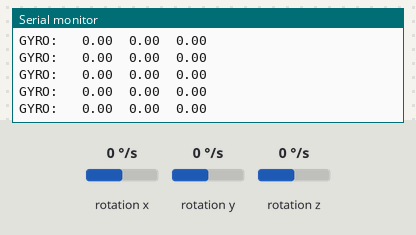
Simulated run of this sketch. Board: Arduino Uno, built with avr-gcc and run on an emulated ATmega328P. On the bench: the last lines printed to the serial monitor. Wiring (inferred from the names in the program): ITG-3200 gyroscope at I2C address 0x68. Inputs (shaded band) come from the test bench; at power-on: rotation x 0 °/s, rotation y 0 °/s, rotation z 0 °/s.

Above: at 1.2 s.
1.3 s: rotation x set to -192 °/s
At 2.3 s:
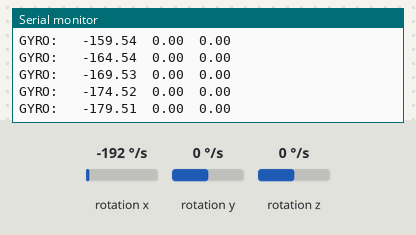
4.3 s: rotation y set to -192 °/s
At 5.4 s:
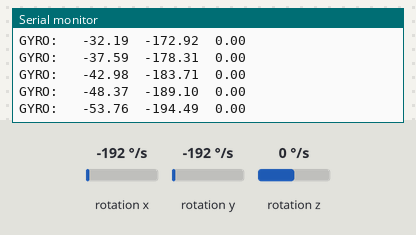
7.3 s: rotation z set to 192 °/s
At 8.4 s:
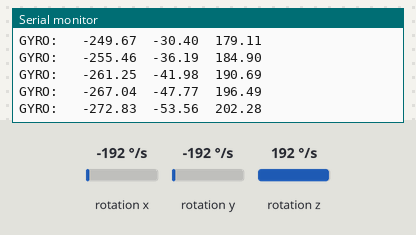
10.3 s: rotation x set to 0 °/s
At 11.4 s:
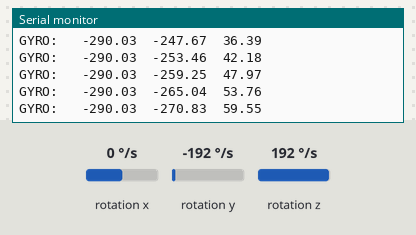
13.3 s: rotation z set to 0 °/s
At 14.4 s:
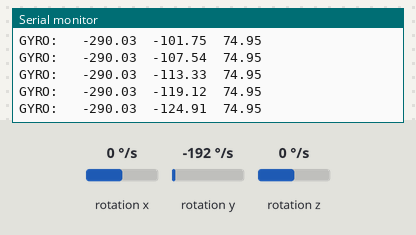
Timing chart, 0 to 16.3 s (numbered marks = the images above; inputs shaded):
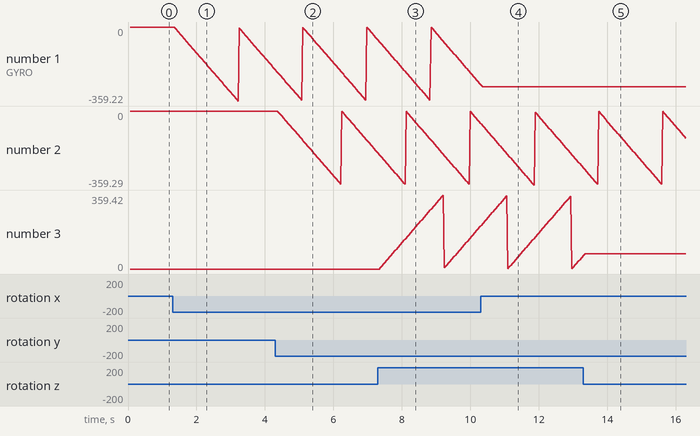

Measured:
- after the input at 1.3 s, the serial monitor: prints a new line after 0.07 s (image 1)
- plotted number 1: 0 → -204.3 after the input at 1.3 s

The sketch:

trackMe.ino
```cpp
//Pin connections for UNO
//
//scl -> A5
//sda -> A4
//
//Pin connections for mega
//
//scl -> C21
//sda -> C20
//
#include <Wire.h>

#define ITG3200_ADDRESS (0xD0 >> 1)
#define ITG3200_REGISTER_XMSB (0x1D)
#define ITG3200_REGISTER_DLPF_FS (0x16)
#define ITG3200_FULLSCALE (0x03 << 3)
#define ITG3200_42HZ (0x03)

float gyro_data[3];
float gyro[3];
float deg[3];
long oldT;
long newT;
float Dtime;


char c;

float gyro_offset[3];

int i = 0;

void setup() {
  Wire.begin();
  Serial.begin(9600);

  for(int i = 0; i < 3; ++i) {
    gyro_data[i] = 0;
    deg[i] = 0;
  }

  init_itg3200();

  // Reset gyros to zero
  GyOffset();

  Serial.print("Gyros offsets x: ");
  Serial.print(gyro_offset[0]);
  Serial.print("\ty: ");
  Serial.print(gyro_offset[1]);
  Serial.print("\tz: ");
  Serial.println(gyro_offset[2]);
}

void loop() {
   read_itg3200();
   newT = micros();
   Dtime = newT - oldT;
   oldT = newT;
   Serial.print("GYRO: ");
   for (int i=0; i<3; i++) {
     gyro[i] = (BitToDperS(gyro_data[i] - gyro_offset[i])) * Dtime/1000000;
     deg[i] = deg[i] + gyro[i];
     if(deg[i] >= 360) {
       deg[i] = deg[i] - 360;
     }
     if(deg[i] <= -360) {
       deg[i] = deg[i] + 360;
     }
     Serial.print("\t");
     Serial.print(deg[i]);
   }
   Serial.print("\n");
//   delay(100);
}

void i2c_write(int address, byte reg, byte data) {
  Wire.beginTransmission(address);
  Wire.write(reg);
  Wire.write(data);
  Wire.endTransmission();
}

void i2c_read(int address, byte reg, int count, byte* data) {
 int i = 0;

 Wire.beginTransmission(address);
 Wire.write(reg);
 Wire.endTransmission();
 Wire.beginTransmission(address);
 Wire.requestFrom(address,count);
 while(Wire.available()){
   c = Wire.read();
   data[i] = c;
   i++;
 }
 Wire.endTransmission();
}

void init_itg3200() {
  byte data = 0;

  i2c_write(ITG3200_ADDRESS, ITG3200_REGISTER_DLPF_FS, ITG3200_FULLSCALE | ITG3200_42HZ);

  i2c_read(ITG3200_ADDRESS, ITG3200_REGISTER_DLPF_FS, 1, &data);

  Serial.println((unsigned int)data);
}

void read_itg3200() {
  byte bytes[6];
  memset(bytes,0,6);

  i2c_read(ITG3200_ADDRESS, ITG3200_REGISTER_XMSB, 6, bytes);
  for (int i=0;i<3;++i) {
  gyro_data[i] = (int)bytes[2*i + 1] + (((int)bytes[2*i]) << 8);
  }
}

void GyOffset() {
  while(i<20) {
    read_itg3200();
    for (int i=0; i<3; i++) {
      gyro_offset[i] = gyro_offset[i] + gyro_data[i];
    }
    i++;
  }
  for (int i=0; i<3; i++) {
    gyro_offset[i] = gyro_offset[i]/20;
  }
  oldT = micros();
}

float BitToDperS(float x) {
  return x/14.375;
}
```
